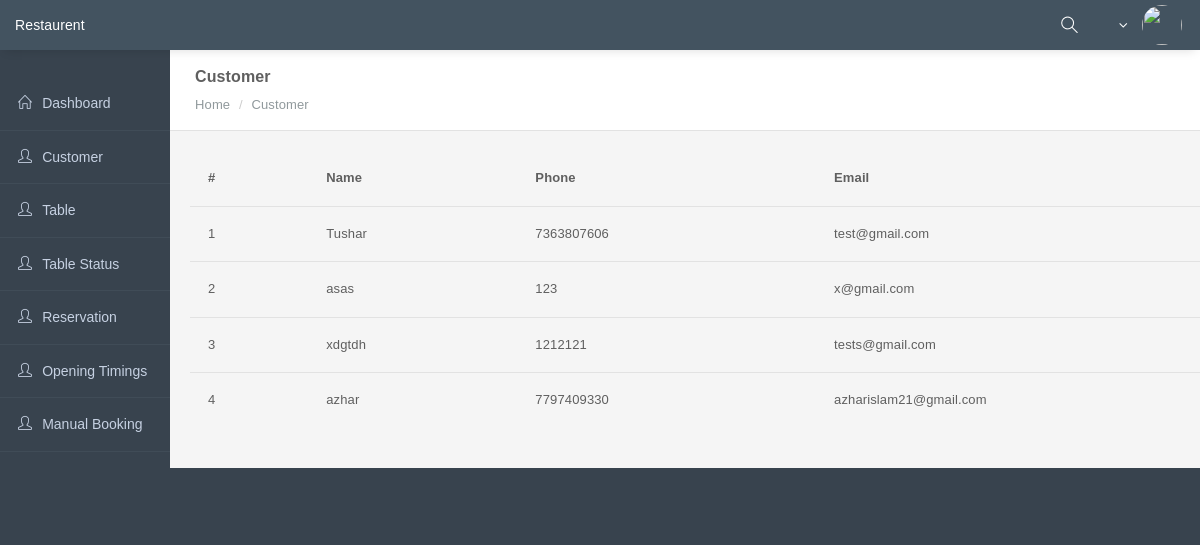
Screenshot of /Admin/Customer.php with the database file from the repository.
### tables this page shows
CREATE TABLE `customer` (
  `id` INT(11) NOT NULL,
  `name` VARCHAR(20) NOT NULL,
  `phone` VARCHAR(20) NOT NULL,
  `email` VARCHAR(40) NOT NULL,
  `password` VARCHAR(20) NOT NULL
);

### Admin/Customer.php (the view, shortened to what this page needs)
<!DOCTYPE html>
<html lang="en">
<?php session_start();
    include('db_connect.php');
    $sql = "SELECT * FROM `customer`";
    $res = $con->query($sql);
?>
    <head>
        <?php include('header.php'); ?>
    </head>
        <?php include('menu.php'); ?>
            <div class="page-inner">
                <div class="page-title">
                    <h3 class="breadcrumb-header">Customer</h3>
                    <div class="page-breadcrumb">
                        <ol class="breadcrumb breadcrumb-with-header">
                            <li><a href="#">Home</a></li>
                            <li class="active">Customer</li>
                        </ol>
                    </div>
                </div>
                <div id="main-wrapper">
                    <div class="row">
                        <div class="container">
                          <div class="table-responsive">
                            <table class="table">
                              <thead>
                                <tr>
                                  <th>#</th>
                                  <th>Name</th>
                                  <th>Phone</th>
                                  <th>Email</th>
                                </tr>
                              </thead>
                              <tbody>
<?php
$i = 1;
    while($fetch=$res->fetch_array()) {
    ?>  <tr>
          <td><?php echo $i++; ?></td>
          <td><?php echo $fetch['name']; ?></td>
          <td><?php echo $fetch['phone']; ?></td>
          <td><?php echo $fetch['email']; ?></td>
        </tr>
  <?php  }
?>
                              </tbody>
                            </table>
                            </div>
                        </div>
                    </div>
                </div>
                <div class="page-footer">
                </div>
            </div>
        </main>
        <link rel="stylesheet" type="text/css" href="https://cdn.datatables.net/1.10.16/css/jquery.dataTables.css">
    </body>
</html>

### Admin/assets/css/layers/dark-layer.css (style rules this page uses)
.page-footer { background: #38434E; }

### rows the page displays
customer: name "Tushar", phone "7363807606", email "test@gmail.com"
customer: name "asas", phone "123", email "x@gmail.com"
customer: name "xdgtdh", phone "1212121", email "tests@gmail.com"
customer: name "azhar", phone "7797409330", email "azharislam21@gmail.com"
